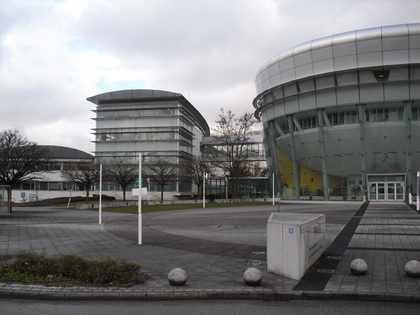
%> input picture materialTD2/solution/tps1.JPG, 420 x 315 px, shrunk from 800 x 600 before the run
$ octave rotation.m   (GNU Octave 9; MATLAB toolbox functions it lacks are replaced by stand-ins)
%> lines starting %> are read from the running program, lines starting %| are printed output that depends on the picture
clear all; close all;


%% Load image

I1 = imread('tps1.jpg');
%> I1 is the input picture: size 315x420x3 uint8; mean R, G, B 123.1, 123.4, 124.1

figure();imshow(I1);

%% Set transformation
theta = pi/4;
R = [cos(theta) -sin(theta) 0; sin(theta) cos(theta) 0; 0 0 1]; %Caution x and y axis in a Matlab image are inverted... not intuitive sometimes.


%% Compute transformed image size

corners = [1  size(I1,1) size(I1,1)  1 ;
           1  1           size(I1,2)  size(I1,2) ;
           1  1           1            1 ] ;
%> corners = [1 315 315 1; 1 1 420 420; 1 1 1 1]

warped_corners = R * corners;  %R transformation from unwarped to warped
warped_corners(1,:) = warped_corners(1,:) ./ warped_corners(3,:) ;
warped_corners(2,:) = warped_corners(2,:) ./ warped_corners(3,:) ;

xrange = min( warped_corners(1,:) ): max(warped_corners(1,:) ) ;
%> xrange = 519 values from -296.3 to 221.7
yrange = min( warped_corners(2,:) ): max(warped_corners(2,:) ) ;


%% Simple forward warping

I2 = zeros(size(xrange,2), size(yrange,2),3);

for u=2:size(I1,1)-1   %TODO: check boundaries
    for v=2:size(I1,2)-1
        p = R *[u;v;1];

          I2(round(p(1)-xrange(1)),round(p(2)-yrange(1)),:) = I1(u, v,:);  %TODO: mix colors...

    end
end
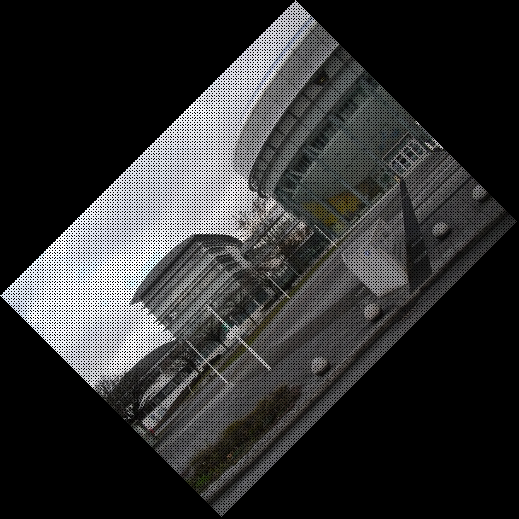
%> I2: size 519x519x3 double; mean R, G, B 49.5, 49.6, 49.9

figure();imshow(uint8(I2));


%% Backward warping using meshgrid

RR = inv(R);

[MX,MY] = meshgrid(xrange,yrange);
MX=MX';
MY=MY';
x = (RR(1,1)*MX+RR(1,2)*MY+RR(1,3));
y = (RR(2,1)*MX+RR(2,2)*MY+RR(2,3));
z = (RR(3,1)*MX+RR(3,2)*MY+RR(3,3));

II = double(I1);
C(:,:,1) = interp2(II(:,:,1)', x./z,y./z,'cubic'); %coordinates of function Z as produced by meshgrid!!! => transpose
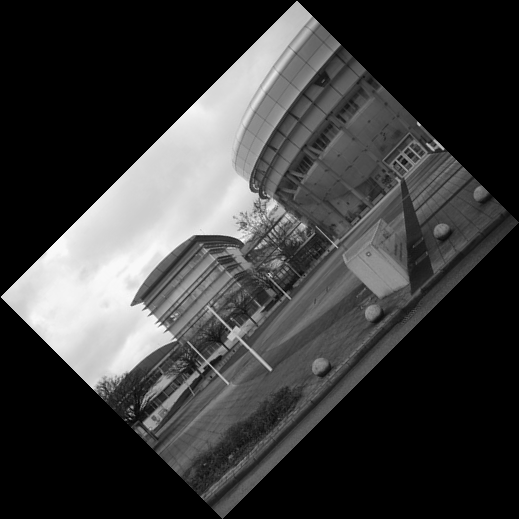
%> C: size 519x519 double; 51.13% of the values are NaN or infinite; the others: min -3.06, max 261.6, mean 122.9; drawn with min black, max white, NaN and infinite black
C(:,:,2) = interp2(II(:,:,2)', x./z,y./z,'cubic');
C(:,:,3) = interp2(II(:,:,3)', x./z,y./z,'cubic');
%> C: size 519x519x3 double; 51.13% of the values are NaN or infinite; the others: min -7.82, max 261.6, mean 123.4


I2=uint8(C);
%> I2: size 519x519x3 uint8
figure();imshow(I2);


%% Simple backward warping

I2 = zeros(size(xrange,2), size(yrange,2),3);
for u=1:size(I2,1)
    for v=1:size(I2,2)
        p = inv(R) * [xrange(u);yrange(v);1];
        if (p(1)>=1 && p(1)<= size(I1,1)) && (p(2)>=1 && p(2)<= size(I1,2))
          I2(u,v,:) = I1( round(p(1)) , round(p(2)) ,:);  %TODO: interpolate
        end
    end
end
%> I2: size 519x519x3 double

figure();imshow(uint8(I2));
%> after `imshow(uint8(I2))`:
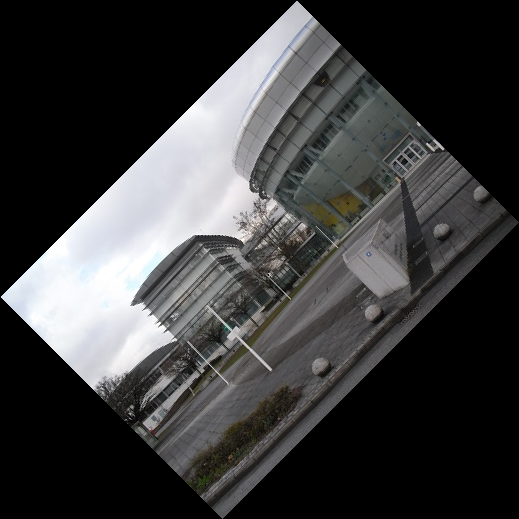
%> displayed picture: size 519x519x3, on the screen's scale of 0 to 255; mean R, G, B 60.1, 60.3, 60.6; mean of the top-left, top-right, bottom-left and bottom-right quarters 76.3, 54.1, 82.8, 28.2

$ run again, with materialTD2/solution/tps2.JPG copied over materialTD2/solution/tps1.JPG
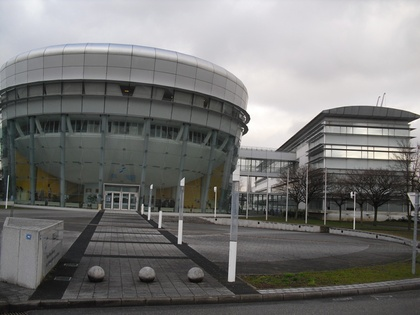
%> input picture materialTD2/solution/tps2.JPG, 420 x 315 px, shrunk from 800 x 600 before the run
%> I1 is the input picture: size 315x420x3 uint8; mean R, G, B 117.9, 117.6, 116.3
%> after the loop `for u=2:size(I1,1)-1`:
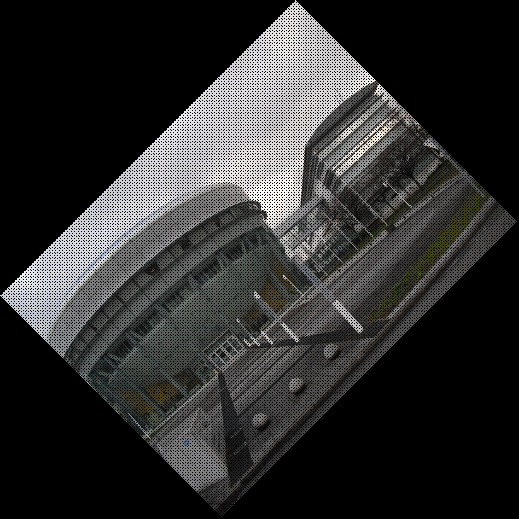
%> I2: size 519x519x3 double; mean R, G, B 47.4, 47.3, 46.7
%> `imshow(uint8(I2))`:
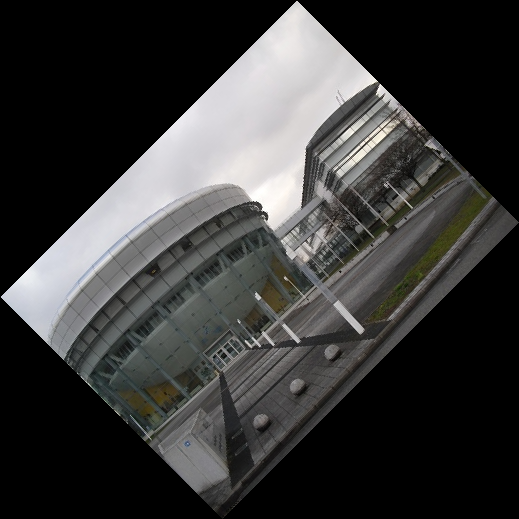
%> displayed picture: size 519x519x3, on the screen's scale of 0 to 255; mean R, G, B 57.6, 57.4, 56.8; mean of the top-left, top-right, bottom-left and bottom-right quarters 65.6, 79.7, 56.6, 27.3
